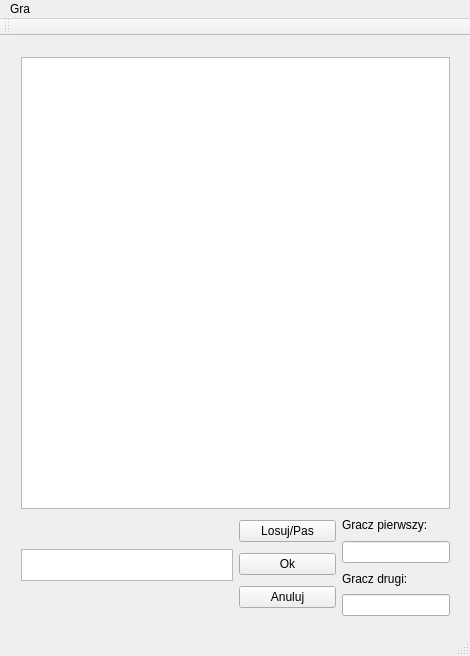
<?xml version="1.0" encoding="UTF-8"?>
<ui version="4.0">
 <class>MainWindow</class>
 <widget class="QMainWindow" name="MainWindow">
  <property name="enabled">
   <bool>true</bool>
  </property>
  <property name="geometry">
   <rect>
    <x>0</x>
    <y>0</y>
    <width>470</width>
    <height>656</height>
   </rect>
  </property>
  <property name="sizePolicy">
   <sizepolicy hsizetype="Preferred" vsizetype="Preferred">
    <horstretch>0</horstretch>
    <verstretch>0</verstretch>
   </sizepolicy>
  </property>
  <property name="minimumSize">
   <size>
    <width>470</width>
    <height>656</height>
   </size>
  </property>
  <property name="maximumSize">
   <size>
    <width>470</width>
    <height>656</height>
   </size>
  </property>
  <property name="baseSize">
   <size>
    <width>475</width>
    <height>640</height>
   </size>
  </property>
  <property name="windowTitle">
   <string>Scrabble!</string>
  </property>
  <property name="animated">
   <bool>true</bool>
  </property>
  <property name="documentMode">
   <bool>false</bool>
  </property>
  <widget class="QWidget" name="centralWidget">
   <widget class="QWidget" name="layoutWidget">
    <property name="geometry">
     <rect>
      <x>10</x>
      <y>10</y>
      <width>451</width>
      <height>581</height>
     </rect>
    </property>
    <layout class="QVBoxLayout" name="verticalLayout">
     <item>
      <widget class="QTableView" name="tableView">
       <property name="enabled">
        <bool>true</bool>
       </property>
       <property name="sizePolicy">
        <sizepolicy hsizetype="Minimum" vsizetype="MinimumExpanding">
         <horstretch>100</horstretch>
         <verstretch>0</verstretch>
        </sizepolicy>
       </property>
       <property name="maximumSize">
        <size>
         <width>452</width>
         <height>452</height>
        </size>
       </property>
       <property name="baseSize">
        <size>
         <width>452</width>
         <height>452</height>
        </size>
       </property>
       <property name="mouseTracking">
        <bool>true</bool>
       </property>
       <property name="acceptDrops">
        <bool>true</bool>
       </property>
       <property name="autoFillBackground">
        <bool>false</bool>
       </property>
       <property name="frameShape">
        <enum>QFrame::StyledPanel</enum>
       </property>
       <property name="lineWidth">
        <number>1</number>
       </property>
       <property name="verticalScrollBarPolicy">
        <enum>Qt::ScrollBarAlwaysOff</enum>
       </property>
       <property name="horizontalScrollBarPolicy">
        <enum>Qt::ScrollBarAlwaysOff</enum>
       </property>
       <property name="editTriggers">
        <set>QAbstractItemView::AnyKeyPressed|QAbstractItemView::EditKeyPressed</set>
       </property>
       <property name="showDropIndicator" stdset="0">
        <bool>false</bool>
       </property>
       <property name="dragEnabled">
        <bool>false</bool>
       </property>
       <property name="dragDropOverwriteMode">
        <bool>false</bool>
       </property>
       <property name="dragDropMode">
        <enum>QAbstractItemView::NoDragDrop</enum>
       </property>
       <property name="defaultDropAction">
        <enum>Qt::IgnoreAction</enum>
       </property>
       <property name="selectionMode">
        <enum>QAbstractItemView::ExtendedSelection</enum>
       </property>
       <property name="showGrid">
        <bool>true</bool>
       </property>
       <property name="gridStyle">
        <enum>Qt::SolidLine</enum>
       </property>
       <attribute name="horizontalHeaderVisible">
        <bool>false</bool>
       </attribute>
       <attribute name="horizontalHeaderDefaultSectionSize">
        <number>30</number>
       </attribute>
       <attribute name="horizontalHeaderMinimumSectionSize">
        <number>30</number>
       </attribute>
       <attribute name="verticalHeaderVisible">
        <bool>false</bool>
       </attribute>
       <attribute name="verticalHeaderDefaultSectionSize">
        <number>30</number>
       </attribute>
       <attribute name="verticalHeaderMinimumSectionSize">
        <number>30</number>
       </attribute>
      </widget>
     </item>
     <item>
      <layout class="QHBoxLayout" name="horizontalLayout">
       <item>
        <layout class="QGridLayout" name="gridLayout_3">
         <item row="1" column="0">
          <widget class="QTableView" name="tableView2">
           <property name="sizePolicy">
            <sizepolicy hsizetype="Minimum" vsizetype="Maximum">
             <horstretch>10</horstretch>
             <verstretch>0</verstretch>
            </sizepolicy>
           </property>
           <property name="maximumSize">
            <size>
             <width>212</width>
             <height>32</height>
            </size>
           </property>
           <property name="baseSize">
            <size>
             <width>212</width>
             <height>32</height>
            </size>
           </property>
           <property name="verticalScrollBarPolicy">
            <enum>Qt::ScrollBarAlwaysOff</enum>
           </property>
           <property name="horizontalScrollBarPolicy">
            <enum>Qt::ScrollBarAlwaysOff</enum>
           </property>
           <property name="editTriggers">
            <set>QAbstractItemView::AnyKeyPressed|QAbstractItemView::EditKeyPressed</set>
           </property>
           <property name="showDropIndicator" stdset="0">
            <bool>false</bool>
           </property>
           <property name="dragDropOverwriteMode">
            <bool>false</bool>
           </property>
           <property name="dragDropMode">
            <enum>QAbstractItemView::NoDragDrop</enum>
           </property>
           <property name="selectionMode">
            <enum>QAbstractItemView::ExtendedSelection</enum>
           </property>
           <attribute name="horizontalHeaderVisible">
            <bool>false</bool>
           </attribute>
           <attribute name="horizontalHeaderDefaultSectionSize">
            <number>30</number>
           </attribute>
           <attribute name="horizontalHeaderMinimumSectionSize">
            <number>30</number>
           </attribute>
           <attribute name="verticalHeaderVisible">
            <bool>false</bool>
           </attribute>
           <attribute name="verticalHeaderMinimumSectionSize">
            <number>30</number>
           </attribute>
          </widget>
         </item>
        </layout>
       </item>
       <item>
        <layout class="QGridLayout" name="gridLayout">
         <item row="0" column="0">
          <widget class="QPushButton" name="draw">
           <property name="text">
            <string>Losuj/Pas</string>
           </property>
          </widget>
         </item>
         <item row="1" column="0">
          <widget class="QPushButton" name="confirm">
           <property name="text">
            <string>Ok</string>
           </property>
          </widget>
         </item>
         <item row="2" column="0">
          <widget class="QPushButton" name="cancel">
           <property name="text">
            <string>Anuluj</string>
           </property>
          </widget>
         </item>
        </layout>
       </item>
       <item>
        <layout class="QGridLayout" name="gridLayout_2">
         <item row="0" column="0">
          <widget class="QLabel" name="label">
           <property name="text">
            <string>Gracz pierwszy:</string>
           </property>
          </widget>
         </item>
         <item row="1" column="0">
          <widget class="QLineEdit" name="scorePlayer1">
           <property name="sizePolicy">
            <sizepolicy hsizetype="Maximum" vsizetype="Fixed">
             <horstretch>0</horstretch>
             <verstretch>0</verstretch>
            </sizepolicy>
           </property>
           <property name="maximumSize">
            <size>
             <width>120</width>
             <height>16777215</height>
            </size>
           </property>
           <property name="readOnly">
            <bool>true</bool>
           </property>
          </widget>
         </item>
         <item row="2" column="0">
          <widget class="QLabel" name="label_2">
           <property name="text">
            <string>Gracz drugi:</string>
           </property>
          </widget>
         </item>
         <item row="3" column="0">
          <widget class="QLineEdit" name="scorePlayer2">
           <property name="sizePolicy">
            <sizepolicy hsizetype="Maximum" vsizetype="Fixed">
             <horstretch>0</horstretch>
             <verstretch>0</verstretch>
            </sizepolicy>
           </property>
           <property name="maximumSize">
            <size>
             <width>120</width>
             <height>16777215</height>
            </size>
           </property>
           <property name="readOnly">
            <bool>true</bool>
           </property>
          </widget>
         </item>
        </layout>
       </item>
      </layout>
     </item>
    </layout>
   </widget>
  </widget>
  <widget class="QMenuBar" name="menuBar">
   <property name="geometry">
    <rect>
     <x>0</x>
     <y>0</y>
     <width>470</width>
     <height>24</height>
    </rect>
   </property>
   <widget class="QMenu" name="menuGra">
    <property name="title">
     <string>Gra</string>
    </property>
    <addaction name="actionNowa_gra"/>
   </widget>
   <addaction name="menuGra"/>
  </widget>
  <widget class="QToolBar" name="mainToolBar">
   <attribute name="toolBarArea">
    <enum>TopToolBarArea</enum>
   </attribute>
   <attribute name="toolBarBreak">
    <bool>false</bool>
   </attribute>
  </widget>
  <widget class="QStatusBar" name="statusBar"/>
  <action name="actionNowa_gra">
   <property name="text">
    <string>Nowa gra</string>
   </property>
  </action>
 </widget>
 <layoutdefault spacing="6" margin="11"/>
 <resources/>
 <connections/>
</ui>
